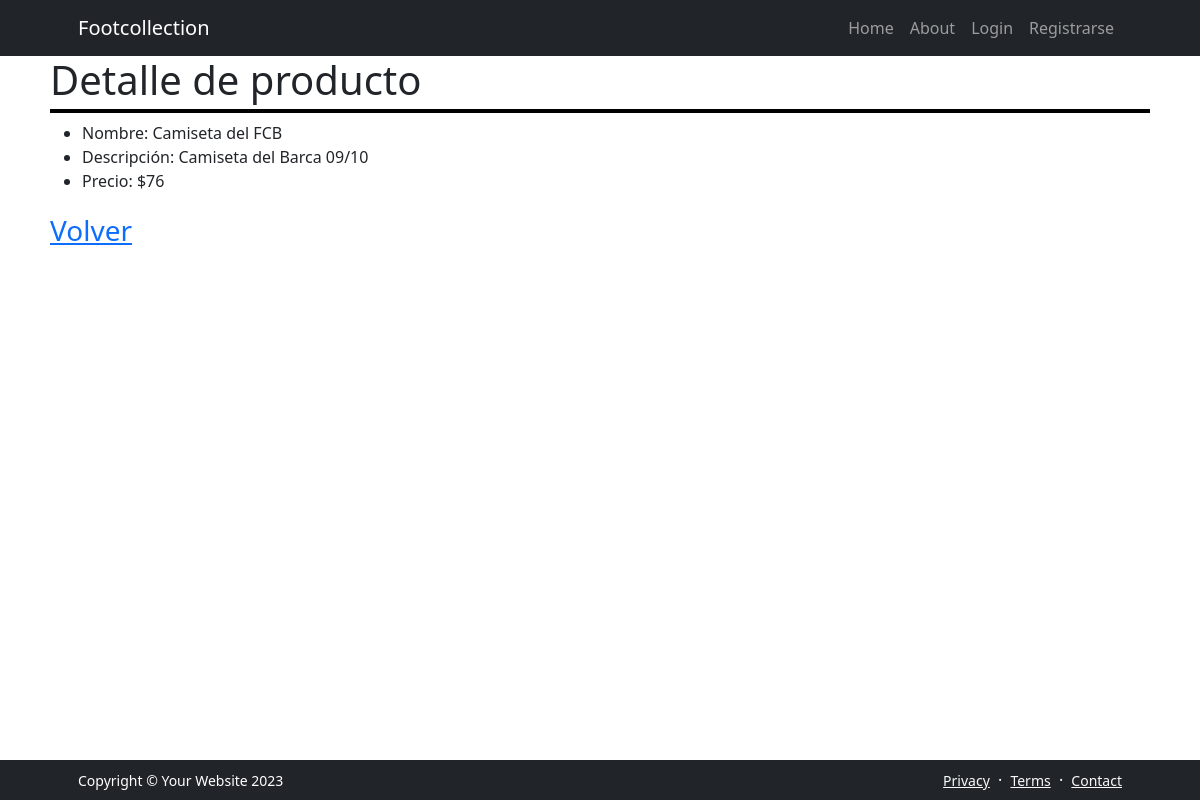
Page /producto/productodetail/1 on the committed database.
### Producto/models.py (models this page shows, shortened)
class Producto(models.Model):
    nombre = models.CharField(max_length=100)
    descripcion = models.CharField(max_length=300)
    precio = models.IntegerField()
    imagen = models.ImageField(upload_to="imagen/", null=True, blank=True)

### Producto/views.py (the view)
# urls.py: path("productodetail/<int:pk>", views.ProductoDetail.as_view(), name="producto_detail"),
class ProductoDetail(DetailView):
    model = models.Producto
    context_object_name = "producto"

### Producto/templates/Producto/producto_detail.html (shortened to what this page needs)
{% extends 'core/base.html' %}
{% block title %}
   <h1 class="titulo">Detalle de producto</h1>
{% endblock title %}
{% block contenido %}
    <ul class="contenido">
        <li>Nombre: {{producto.nombre}}</li>
        <li>Descripción: {{producto.descripcion}}</li>
        <li>Precio: ${{producto.precio}}</li>
    </ul>
    <div class ="fs-3 pb-4 contenido">
        <a href="{% url 'Producto:home' %}">Volver</a>
    </div>
{% endblock contenido %}

### Producto/templates/Producto/producto_detail.html (style rules this page uses)
.titulo { margin-left: 50px; border-bottom: 4px solid black; padding-bottom: 5px; margin-right: 50px }
.contenido { margin-left:50px; margin-right:50px }

### rows in the picture
Producto: nombre "Camiseta del FCB", descripcion "Camiseta del Barca 09/10", precio "76"
